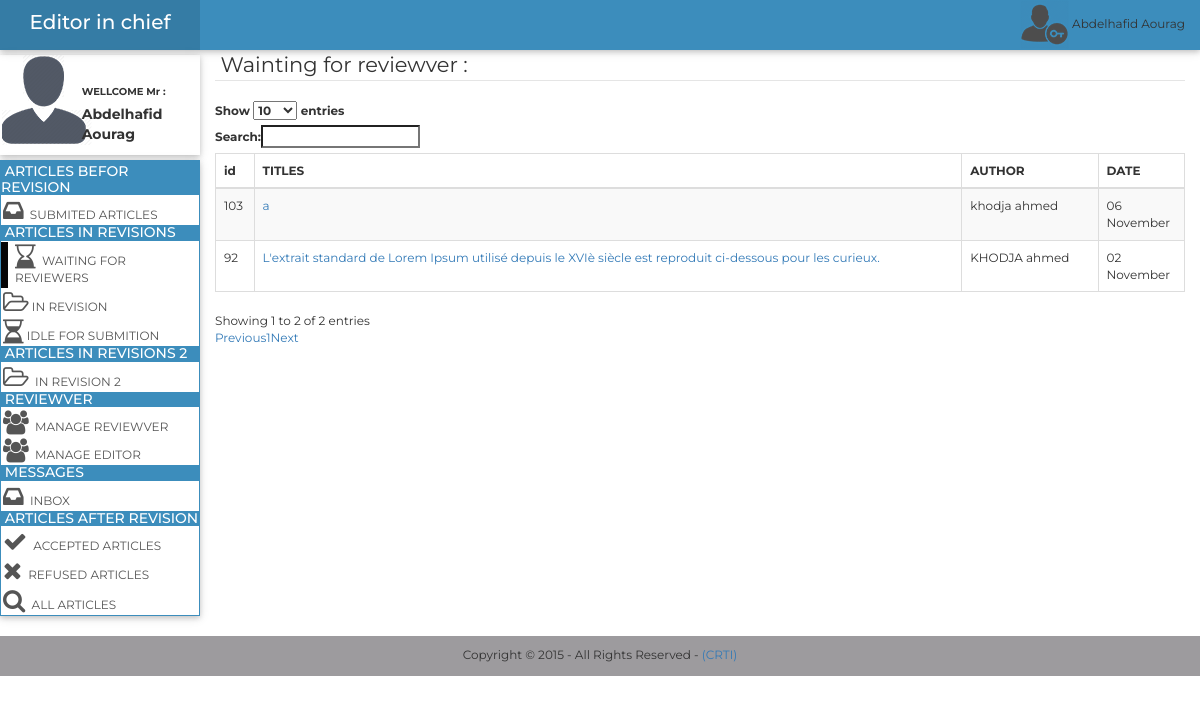
Screenshot of /Editor-in-chief/index2.php?t=w_r (signed in) with the database file from the repository.
### tables this page shows
CREATE TABLE `article` (
  `etiquette` varchar(255) DEFAULT NULL,
  `id` int(11) NOT NULL AUTO_INCREMENT,
  `author` int(11) NOT NULL,
  `title` mediumtext NOT NULL,
  `type` varchar(255) NOT NULL,
  `area` varchar(255) NOT NULL,
  `abstract` text NOT NULL,
  `keywords` text NOT NULL,
  `date` datetime NOT NULL,
  `state` varchar(255) NOT NULL,
  `cle` varchar(255) NOT NULL,
  PRIMARY KEY (`id`),
  KEY `author` (`author`),
  CONSTRAINT `author` FOREIGN KEY (`author`) REFERENCES `personne` (`id`) ON DELETE CASCADE ON UPDATE CASCADE
);

CREATE TABLE `personne` (
  `id` int(11) NOT NULL AUTO_INCREMENT,
  `fname` varchar(255) NOT NULL,
  `mname` varchar(255) DEFAULT NULL,
  `lname` varchar(255) NOT NULL,
  `affiliation` varchar(255) NOT NULL,
  `adresse` varchar(255) NOT NULL,
  `city` varchar(255) NOT NULL,
  `state` varchar(255) NOT NULL,
  `contry` varchar(255) NOT NULL,
  `pcode` varchar(10) NOT NULL,
  `email` varchar(255) NOT NULL,
  `phone` varchar(20) DEFAULT NULL,
  `fax` varchar(20) DEFAULT NULL,
  `password` varchar(255) NOT NULL,
  `date` datetime DEFAULT NULL,
  `title` varchar(255) NOT NULL,
  `grade` varchar(255) NOT NULL,
  PRIMARY KEY (`id`),
  UNIQUE KEY `email` (`email`)
);

### Editor-in-chief/index2.php (the view, shortened to what this page needs)
<?php
$contenu='';
$id_editor=1;
if(isset($_GET['t'])){
    include_once("../../../php/cnx.php");
if($_GET['t']=='w_r') {
    $sql="SELECT id,article,file, DATE_FORMAT(date, '%d %M') as date FROM state_editor WHERE editor=".$id_editor." AND etat='Waiting Review'";
    $select = $conn->query($sql);
    if ($select->num_rows!=0) {
        $contenu=$contenu. "
<div id=\"contenu\">
<legend> &nbsp;Wainting for reviewver :</legend>
<table id=\"table\" class=\"table table-striped table-bordered\" cellspacing=\"0\" width=\"100%\">
 <thead>
            <tr>
                <th width='5%'>id</th>
                <th>TITLES</th>
                <th width='15%'>AUTHOR</th>
                <th width='10%'>DATE</th>
                  </tr>
        </thead>
		<tbody>
";
        while($row = $select->fetch_assoc()){
            $select2 = $conn->query("SELECT id,title,author FROM article WHERE id=".$row['article']);
            $row2 = $select2->fetch_assoc();
            $select3 = $conn->query("SELECT fname,lname FROM personne WHERE id=".$row2['author']);
            $row3 = $select3->fetch_assoc();
           $contenu=$contenu. "
	   <tr>
                <td>". $row2['id']."</td>
                <td><a  onclick=\"window.open(this.href); return false;\"   href=\"php/wait_rev.php?idar=".$row['article']."&et_e=".$row['id']."&idau=".$row2['author']."\">". $row2['title']."</a></td>
                <td>". $row3['fname']." ".$row3['lname']."</td>
                <td>". $row['date']."</td>
            </tr>
  ";
        }
        $contenu=$contenu."</tbody></table></div>";
    }else{
        $contenu=$contenu."<legend> &nbsp;Wainting for reviewver :</legend><div class= 'vide'><p class='text-center '>No Items Found</p></div>";
    }
}
}
?>
<!doctype html>
<html xmlns="http://www.w3.org/1999/html" xmlns="http://www.w3.org/1999/html">
<head>
    <link href="../../../bootstrap/css/bootstrap.min.css" rel="stylesheet" type="text/css">
    <link rel="stylesheet" href="css/font-awesome.css" type="text/css" />
    <link href="https://cdn.datatables.net/1.10.10/css/dataTables.bootstrap.min.css" rel="stylesheet" type="text/css">
    <link href="css/index2.css" rel="stylesheet" type="text/css">
</head>
<body>
<div class="container-fluid">
    <div class="row bann">
        <div class="col-sm-2 logo">
            <a class="no_color" href="index2.php?t=sub"> <p class="text-center">Editor in chief</p></a>
        </div>
        <div class="col-sm-10 bn">
<div class="pull-right">
    <a class="no_color" href="php/log-out.php"><img src="images/user.png"><?php echo  " ".$_SESSION['editor_in_chief_fname']." ". $_SESSION['editor_in_chief_lname']; ?></a>
</div>
        </div>
    </div>
    <row class="row menu_row">
        <div class="col-sm-2 menu">
            <div class="row profile">
                <div class="col-sm-4 pading_left">
                    <img src="images/profile.png" id="profile">
                </div>
                <div class="col-sm-7 pading_profile text_moyen">
                    <div class="form-group">
                        <div class="row min_height">
                            <label class="col-lg-12 control-label no_padding" for="text">WELLCOME Mr :  </label>
                        </div>
                        <div class="row min_height">
                            <label class="col-lg-12 control-label no_padding text_label font_14" for="text"><?php echo  $_SESSION['editor_in_chief_fname']." ". $_SESSION['editor_in_chief_lname']; ?> </label>
                        </div>
                    </div>
                </div>
            </div>
            <div class="row menu">
            <div class="panel panel-info panel_perso">
                <div class=" head_perso panel-heading ">
                    <h3 class="panel-title font_14">&nbsp;ARTICLES BEFOR REVISION</h3>
                </div>
                <div class="list-group">
                    <li <?php if(isset($_GET['t'])){ if($_GET['t']=='sub') {echo " class=\"selected\"";}}  ?>>
                    <a href="index2.php?t=sub" id="track" class="list-group-item liste_perso font-12 ">
                        <i class ="fa fa-inbox fa-2x  "></i>&nbsp; SUBMITED ARTICLES
                    </a>
                    </li>
                </div>
                <div class="panel-heading head_perso">
                    <h3 class="panel-title font_14">&nbsp;ARTICLES IN REVISIONS</h3>
                </div>
                <div class="list-group">
                    <li<?php if(isset($_GET['t'])){ if($_GET['t']=='w_r') {echo " class=\"selected\"";}}  ?>>
                    <a href="index2.php?t=w_r" class="list-group-item liste_perso">
                        <i class ="fa  fa-hourglass-end fa-2x "></i>	  &nbsp;WAITING FOR REVIEWERS
                    </a></li>
                    <li <?php if(isset($_GET['t'])){ if($_GET['t']=='u_r') {echo " class=\"selected\"";}}  ?>>
                    <a href="index2.php?t=u_r"  class="list-group-item liste_perso">
                        <i class ="fa  fa-folder-open-o fa-2x "></i>&nbsp;IN REVISION
                    </a>
                    </li>
                    <li <?php if(isset($_GET['t'])){ if($_GET['t']=='i_s') {echo " class=\"selected sp\"";}}  ?>>
                    <a href="index2.php?t=i_s"  class="list-group-item liste_perso">
                        <i class ="fa   fa-hourglass-2 fa-2x "></i>&nbsp;IDLE FOR SUBMITION
                    </a>
                    </li>
                </div>
                <div class="panel-heading head_perso">
                    <h3 class="panel-title font_14">&nbsp;ARTICLES IN REVISIONS 2</h3>
                </div>
                <div class="list-group">
                    <li <?php if(isset($_GET['t'])){ if($_GET['t']=='r2') {echo " class=\"selected sp\"";}}  ?>>
                <a href="index2.php?t=r2" class="list-group-item liste_perso" id="edit">
                    <i class ="fa  fa-folder-open-o fa-2x "></i>&nbsp; IN REVISION 2
                </a>
                    </li>
                </div>
                <div class="panel-heading head_perso">
                    <h3 class="panel-title font_14">&nbsp;REVIEWVER</h3>
                </div>
                <div class="list-group">
                <a href="php/ma_rev.php" class="list-group-item liste_perso" >
                    <i class ="fa   fa-users fa-2x "></i>&nbsp; MANAGE REVIEWVER
                </a>
                    <a href="php/ma_editor.php" class="list-group-item liste_perso" >
                        <i class ="fa   fa-users fa-2x "></i>&nbsp; MANAGE EDITOR
                    </a>
                </div>
                <div class="panel-heading head_perso">
                    <h3 class="panel-title font_14">&nbsp;MESSAGES</h3>
                </div>
                <div class="list-group">
                    <a href="#" class="list-group-item liste_perso">
                        <i class ="fa  fa-inbox fa-2x "></i>	  &nbsp;INBOX
                    </a>
                </div>
                <div class="panel-heading head_perso">
                    <h3 class="panel-title font_14">&nbsp;ARTICLES AFTER REVISION</h3>
                </div>
                <div class="list-group">
                    <li <?php if(isset($_GET['t'])){ if($_GET['t']=='acc_ar') {echo " class=\"selected\"";}}  ?>>
                    <a href="index2.php?t=acc_ar" class="list-group-item liste_perso">
                        <i class ="fa fa-check fa-2x "></i>	  &nbsp;ACCEPTED ARTICLES
                    </a></li>
                    <li <?php if(isset($_GET['t'])){ if($_GET['t']=='ref_ar') {echo " class=\"selected\"";}}  ?>>
                    <a href="index2.php?t=ref_ar" class="list-group-item liste_perso">
                        <i class ="fa   fa-close fa-2x "></i>	  &nbsp;REFUSED ARTICLES
                    </a><li <?php if(isset($_GET['t'])){ if($_GET['t']=='all_ar') {echo " class=\"selected\"";}}  ?>>
                    <a href="index2.php?t=all_ar" class="list-group-item liste_perso">
                        <i class ="fa   fa-search fa-2x "></i>	  &nbsp;ALL ARTICLES
                    </a>
                    </li>
                </div>
            </div>
            </div>
        </div>
        <div class="col-sm-10">
<?php echo $contenu ?>
        </div>
    </row>
</div>
<footer class=" footer_perso">
    <p class="text-center">Copyright &copy; 2015 - All Rights Reserved - <a href="http://www.csc.dz">(CRTI)</a></p>
</footer>
</body>
</html>

### Editor-in-chief/css/index2.css (style rules this page uses)
body { font-family:Montserrat; font-size: 12px; height: 100%; min-height: 500px; position: relative; }
.logo { background-color: #357CA5; height: 50px; line-height:2.2; color: #ffffff; font-size: 20px; font-weight: 500; font-family:Montserrat; }
.bn { background-color: #3C8DBC; height: 50px; }
.menu { padding: 0; padding-top: 5px; margin: 0; }
.menu_row { display: inherit ; }
.panel_perso { border-radius: 0px; box-shadow: 0 2px 5px 0 rgba(0, 0, 0, 0.16), 0 2px 10px 0 rgba(0, 0, 0, 0.12) }
.head_perso { border-radius: 0px; padding: 0px; }
.liste_perso { padding: 2px; color:inherit; border: 0px; }
.font_14 { font-size: 14px; }
.panel-info > .panel-heading { background-color: #3C8DBC; border-color:#FFFFFF ; color: #FFFFFF; }
.list-group-item:last-child { border-bottom-left-radius: 0px; border-bottom-right-radius: 0px; margin-bottom: 0; }
.panel-info { border-color: #3C8DBC; }
.profile { height: 100px; padding: 0; margin: 0; -webkit-box-shadow: 2px 0px 1px #D0CDCD; box-shadow: 0 2px 5px 0 rgba(0, 0, 0, 0.16), 0 2px 10px 0 rgba(0, 0, 0, 0.12) }
.text_moyen { font-size: 10px; }
.pading_profile { padding-top: 30px; }
.pading_left { padding-left: 2px; margin-right: 10px; }
.no_padding { padding: 0px; padding-left: 5px; }
.footer_perso { height: 40px; background-color: rgba(10, 5, 13, 0.4); padding-top: 10px; width: 100%; bottom: 0; }
html { height: 100%; }
.selected { padding-left: 5px; border-left: 7px solid; border-left-color: #060506; }
li { list-style-type: none; }
.bann { -webkit-box-shadow: 2px 0px 1px #D0CDCD; box-shadow: 0 2px 5px 0 rgba(0, 0, 0, 0.16), 0 2px 10px 0 rgba(0, 0, 0, 0.12); }
#contenu { min-height: 565px; }
.no_color { color:inherit; text-decoration:none; }

### rows the page displays
article: id "92", title "L'extrait standard de Lorem Ipsum utilisé depuis le XVIè siècle est reproduit ci-dessous pour les curieux."
personne: fname "KHODJA", lname "ahmed"
article: id "103", title "a"
personne: fname "khodja", lname "ahmed"

### other values shown
$_SESSION['editor_in_chief_fname'] "Abdelhafid"
$_SESSION['editor_in_chief_lname'] "Aourag"
$row['date'] "02 November 06 November"
